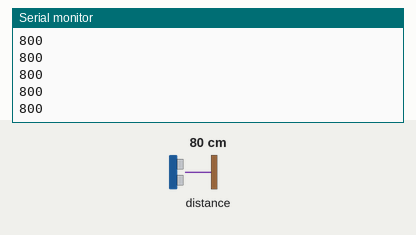
The sketch below on a simulated Arduino Uno, built with avr-gcc and run on an emulated ATmega328P. Parts: the last lines printed to the serial monitor. The inputs (shaded band) are chosen by the test bench; at power-on: distance to the obstacle 80 cm.

Above: at 1.2 s.
1.3 s: distance to the obstacle set to 2 cm
At 1.43 s:
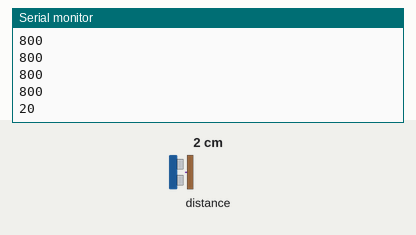
2.8 s: distance to the obstacle set to 4 cm
At 2.85 s:
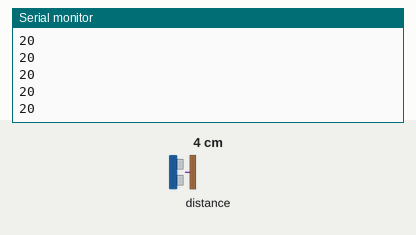
Timing chart, 0 to 5.8 s (numbered marks = the images above; inputs shaded):
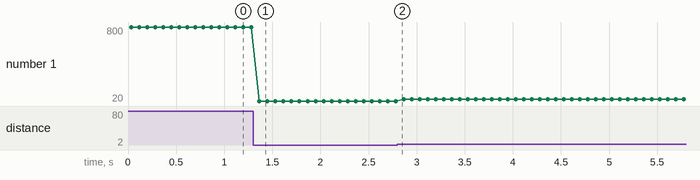

The sketch:

vl53l0x.ino
```cpp
#include <Wire.h>
#include "Adafruit_VL53L0X.h"

Adafruit_VL53L0X lox = Adafruit_VL53L0X();

void setup() {
  Serial.begin(115200);
  Wire.begin();

  if (!lox.begin()) {
    while(1) { Serial.println("No se detectó el sensor"); delay(1000); }
  }
}

void loop() {
  VL53L0X_RangingMeasurementData_t measure;

  lox.rangingTest(&measure, false); // false = no imprimir debug

  if (measure.RangeStatus != 4) {  // 4 = out of range
    Serial.println(measure.RangeMilliMeter);
  } else {
    Serial.println(0); // sin lectura válida
  }

  delay(50); // 20 lecturas por segundo aprox.
}
```

Measured:
- after the input at 1.3 s, the serial monitor: prints a new line after 0.07 s (image 1)
- plotted number 1: 800 → 20 after the input at 1.3 s, 20 → 40 after the input at 2.8 s
